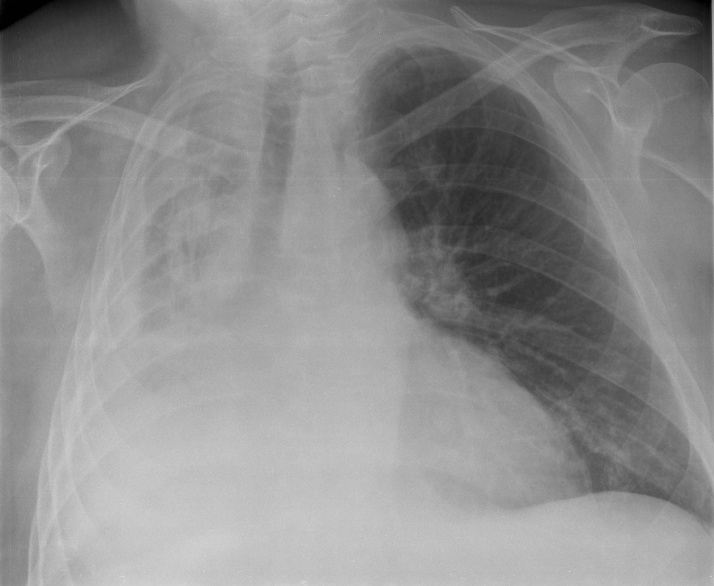
#> input picture chatbot-med-gemma/python/orig-xray-data-091426/atelectasis-001.jpg, 714 x 586 px
$ python resize_images.py
#> lines starting #> are read from the running program, lines starting #| are printed output that depends on the picture
import os
import cv2

def resize_images():
    input_dir = input("Enter the input directory path: ").strip()
#> the answer given: ../../chatbot-med-gemma/python/orig-xray-data-091426
    width = int(input("Enter the target width: "))
#> the answer given: 100
    height = int(input("Enter the target height: "))
#> the answer given: 100

    # Validate input directory
    if not os.path.isdir(input_dir):
        print("Invalid input directory.")
        return

    # Create output directory
    output_dir = os.path.join(input_dir, "output")
    os.makedirs(output_dir, exist_ok=True)

    # Supported image extensions
    image_extensions = (".jpg", ".jpeg", ".png", ".bmp", ".tiff")

    for filename in os.listdir(input_dir):
        if filename.lower().endswith(image_extensions):
            input_path = os.path.join(input_dir, filename)

            # Read image
            img = cv2.imread(input_path)
#> img is the input picture: shape (586, 714, 3); min 0, max 227, mean 141.4
            if img is None:
                print(f"Skipping unreadable image: {filename}")
                continue

            # Resize image
            resized_img = cv2.resize(img, (width, height))
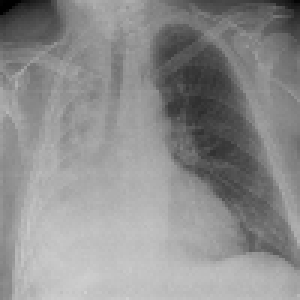
#> resized_img: shape (100, 100, 3) (shown 3 times larger); min 0, max 209, mean 141.2

            # Create output file path
            output_filename = "resize_" + filename
            output_path = os.path.join(output_dir, output_filename)

            # Save resized image
            cv2.imwrite(output_path, resized_img)
            print(f"Saved: {output_filename}")
#> pass 2 of the loop in resize_images, `for filename in os.listdir(input_dir):`:
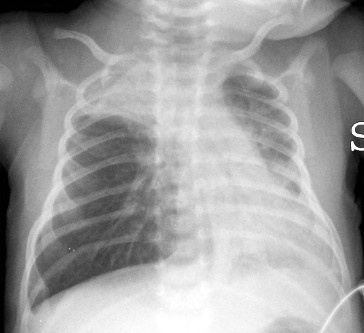
#> input picture chatbot-med-gemma/python/orig-xray-data-091426/atelectasis-002.jpg, 364 x 333 px
#> in resize_images, img is the input picture: shape (333, 364, 3); min 0, max 255, mean 160.1
#> in resize_images, `resized_img = cv2.resize(img, (width, height))`:
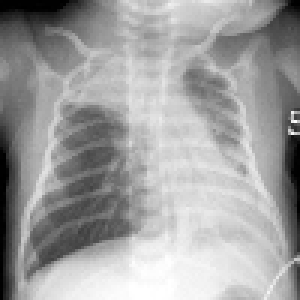
#> resized_img: shape (100, 100, 3) (shown 3 times larger); min 0, max 255, mean 159.9

    print(f"\nAll images resized and saved in: {output_dir}")

# Run the routine
resize_images()
